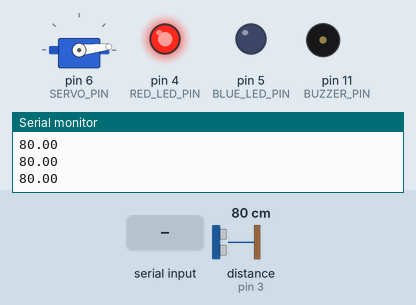
Recording of a sketch running on a simulated Arduino Uno, built with avr-gcc and run on an emulated ATmega328P. Shown: servo, output pins drawn as LEDs (lit = HIGH), buzzer (waves = sounding), the last lines printed to the serial monitor. Wiring (inferred from the names in the program): ultrasonic range finder: trigger pin 2; echo pin 3. Dashed ring = blinking. The inputs (shaded band) are chosen by the test bench; at power-on: distance to the obstacle (sensor on pin 3) 80 cm. The echo pulse lasts 58.3 µs per cm; pins used as bus, display or sensor lines are not drawn.

Above: at 2.2 s.
2.3 s: "8" received over Serial
At 5.2 s:
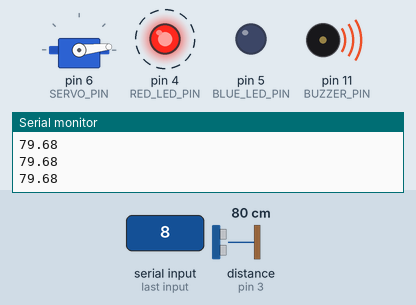
5.3 s: "9" received over Serial
At 6.7 s:
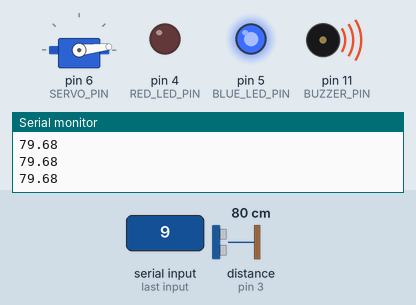
8.3 s: "0" received over Serial
At 9.5 s:
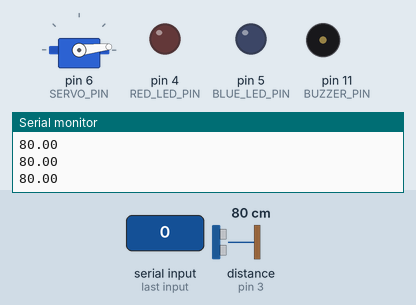
9.8 s: "1" received over Serial
At 10.7 s:
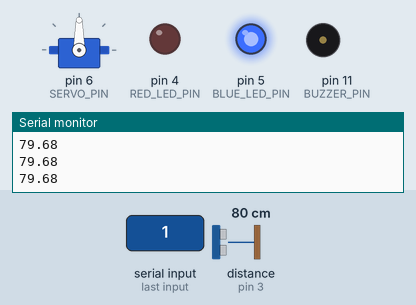
11.3 s: "3" received over Serial
At 11.9 s:
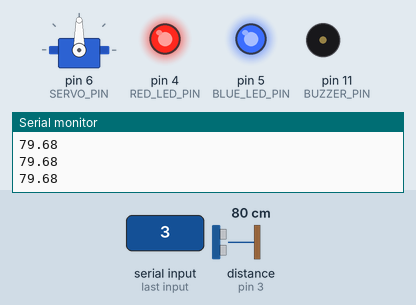
14.3 s: "2" received over Serial
At 14.7 s:
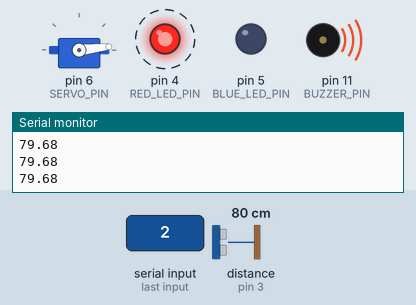
Timing chart, 0 to 19.8 s (numbered marks = the images above; inputs shaded):
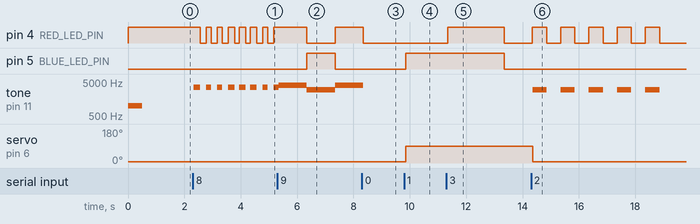

The sketch:

exit_gate.ino
```cpp
#include <Servo.h>

// Pin Definitions (matching your existing setup)
#define TRIGGER_PIN 2
#define ECHO_PIN 3
#define RED_LED_PIN 4
#define BLUE_LED_PIN 5
#define SERVO_PIN 6
#define GND_PIN_1 7
#define GND_PIN_2 8
#define BUZZER_PIN 11

// System State
bool gateOpen = false;
unsigned long lastBuzzTime = 0;
const unsigned long buzzInterval = 300;
bool buzzerState = false;
bool alertActive = false;
bool securityAlertActive = false;

// Security Alert Configuration
int alertType = 0; // 0=none, 1=standard, 2=high, 3=critical
unsigned long alertStartTime = 0;
const unsigned long ALERT_DURATION = 5000;  // 5 seconds for all alerts

Servo barrierServo;

// ================== INITIALIZATION ==================
void setup() {
  Serial.begin(9600);

  // Initialize pins
  pinMode(TRIGGER_PIN, OUTPUT);
  pinMode(ECHO_PIN, INPUT);
  pinMode(RED_LED_PIN, OUTPUT);
  pinMode(BLUE_LED_PIN, OUTPUT);
  pinMode(BUZZER_PIN, OUTPUT);
  pinMode(GND_PIN_1, OUTPUT);
  pinMode(GND_PIN_2, OUTPUT);

  // Set ground pins
  digitalWrite(GND_PIN_1, LOW);
  digitalWrite(GND_PIN_2, LOW);

  // Initialize servo
  barrierServo.attach(SERVO_PIN);
  barrierServo.write(6); // Start with closed gate

  // Initial state
  digitalWrite(RED_LED_PIN, HIGH);

  // Startup indication
  tone(BUZZER_PIN, 1000, 500);
  delay(1000);

  Serial.println(F("READY"));
}

// ================== CORE FUNCTIONS ==================
float measureDistance() {
  digitalWrite(TRIGGER_PIN, LOW);
  delayMicroseconds(2);
  digitalWrite(TRIGGER_PIN, HIGH);
  delayMicroseconds(10);
  digitalWrite(TRIGGER_PIN, LOW);

  long duration = pulseIn(ECHO_PIN, HIGH);
  return (duration * 0.0343) / 2.0;
}

// ================== GATE CONTROL ==================
void openGate() {
  if(alertActive || securityAlertActive) return;

  barrierServo.write(90);
  gateOpen = true;
  digitalWrite(BLUE_LED_PIN, HIGH);
  digitalWrite(RED_LED_PIN, LOW);
}

void closeGate() {
  barrierServo.write(6);
  gateOpen = false;
  digitalWrite(BLUE_LED_PIN, LOW);
  digitalWrite(RED_LED_PIN, HIGH);
}

// ================== SECURITY ALERT SYSTEM ==================
void triggerStandardSecurityAlert() {
  securityAlertActive = true;
  alertType = 1;
  alertStartTime = millis();
  closeGate();
}

void triggerHighPriorityAlert() {
  securityAlertActive = true;
  alertType = 2;
  alertStartTime = millis();
  closeGate();
}

void triggerCriticalSecurityAlert() {
  securityAlertActive = true;
  alertType = 3;
  alertStartTime = millis();
  closeGate();
}

void triggerBasicAlert() {
  alertActive = true;
  digitalWrite(RED_LED_PIN, HIGH);
  digitalWrite(BUZZER_PIN, HIGH);
}

void stopAllAlerts() {
  securityAlertActive = false;
  alertActive = false;
  alertType = 0;
  digitalWrite(RED_LED_PIN, LOW);
  digitalWrite(BUZZER_PIN, LOW);
  digitalWrite(BLUE_LED_PIN, LOW);
  noTone(BUZZER_PIN);
}

// ================== SECURITY ALERT PATTERNS ==================
void handleSecurityAlerts() {
  if (!securityAlertActive) return;

  unsigned long currentTime = millis();
  unsigned long alertDuration = currentTime - alertStartTime;

  if (alertDuration >= ALERT_DURATION) {
    stopAllAlerts();
    return;
  }

  switch(alertType) {
    case 1: // Standard unauthorized exit - 500ms cycles
      {
        int cycle = (alertDuration / 500) % 2;
        if (cycle == 0) {
          digitalWrite(RED_LED_PIN, HIGH);
          tone(BUZZER_PIN, 3000, 450);
        } else {
          digitalWrite(RED_LED_PIN, LOW);
          noTone(BUZZER_PIN);
        }
      }
      break;

    case 2: // High priority - 200ms cycles (faster)
      {
        int cycle = (alertDuration / 200) % 2;
        if (cycle == 0) {
          digitalWrite(RED_LED_PIN, HIGH);
          tone(BUZZER_PIN, 3500, 180);
        } else {
          digitalWrite(RED_LED_PIN, LOW);
          noTone(BUZZER_PIN);
        }
      }
      break;

    case 3: // Critical - 1000ms cycles with alternating LEDs
      {
        int cycle = (alertDuration / 1000) % 2;
        if (cycle == 0) {
          digitalWrite(RED_LED_PIN, HIGH);
          digitalWrite(BLUE_LED_PIN, LOW);
          tone(BUZZER_PIN, 4000, 900);
        } else {
          digitalWrite(RED_LED_PIN, LOW);
          digitalWrite(BLUE_LED_PIN, HIGH);
          tone(BUZZER_PIN, 3000, 900);
        }
      }
      break;
  }
}

// ================== COMMAND HANDLER ==================
void handleSerialCommands() {
  if (Serial.available()) {
    char cmd = Serial.read();

    switch(cmd) {
      case '1': // Open gate (authorized exit)
        openGate();
        break;

      case '0': // Close gate / Stop all alerts
        closeGate();
        stopAllAlerts();
        break;

      case '2': // Standard unauthorized exit alert
        triggerStandardSecurityAlert();
        break;

      case '3': // Warning signal (payment pending)
        triggerBasicAlert();
        delay(2000);
        stopAllAlerts();
        break;

      case '8': // High priority alert
        triggerHighPriorityAlert();
        break;

      case '9': // Critical security breach
        triggerCriticalSecurityAlert();
        break;
    }
  }
}

// ================== NORMAL BUZZER CONTROL ==================
void handleNormalBuzzer() {
  if (gateOpen && !alertActive && !securityAlertActive) {
    unsigned long currentMillis = millis();
    if (currentMillis - lastBuzzTime >= buzzInterval) {
      buzzerState = !buzzerState;
      digitalWrite(BUZZER_PIN, buzzerState);
      lastBuzzTime = currentMillis;
    }
  }
}

// ================== MAIN LOOP ==================
void loop() {
  // 1. Distance monitoring and reporting
  float distance = measureDistance();
  Serial.println(distance);

  // 2. Handle incoming commands from Python
  handleSerialCommands();

  // 3. Process active security alerts
  handleSecurityAlerts();

  // 4. Handle normal buzzer operation
  handleNormalBuzzer();

  // Main loop delay
  delay(50);
}
```

Measured:
- after the input at 2.3 s, pin 4 (RED_LED_PIN): alternates HIGH for 0.19 s and LOW for 0.22 s, starting after 0.26 s; tone on pin 11 (BUZZER_PIN): alternates 3500 Hz for 0.22 s and silent for 0.22 s, starting at once
- after the input at 5.3 s, pin 5 (BLUE_LED_PIN): LOW → HIGH after 1.0 s, → LOW 1.0 s later
- after the input at 8.3 s, pin 4 (RED_LED_PIN): goes on until 8.4 s, then stays LOW; pin 5 (BLUE_LED_PIN): stays LOW (without the input it goes to HIGH after 0.05 s)
- after the input at 9.8 s, pin 5 (BLUE_LED_PIN): LOW → HIGH after 0.05 s; servo on pin 6 (SERVO_PIN): 6° → 90° after 0.05 s
- after the input at 11.3 s, pin 4 (RED_LED_PIN): LOW → HIGH after 0.05 s, → LOW 2.0 s later; pin 5 (BLUE_LED_PIN): HIGH → LOW after 2.1 s
- after the input at 14.3 s, pin 4 (RED_LED_PIN): alternates HIGH for 0.50 s and LOW for 0.50 s, starting after 0.05 s; tone on pin 11 (BUZZER_PIN): alternates 3000 Hz for 0.50 s and silent for 0.50 s, starting after 0.05 s; servo on pin 6 (SERVO_PIN): 90° → 6° after 0.05 s
